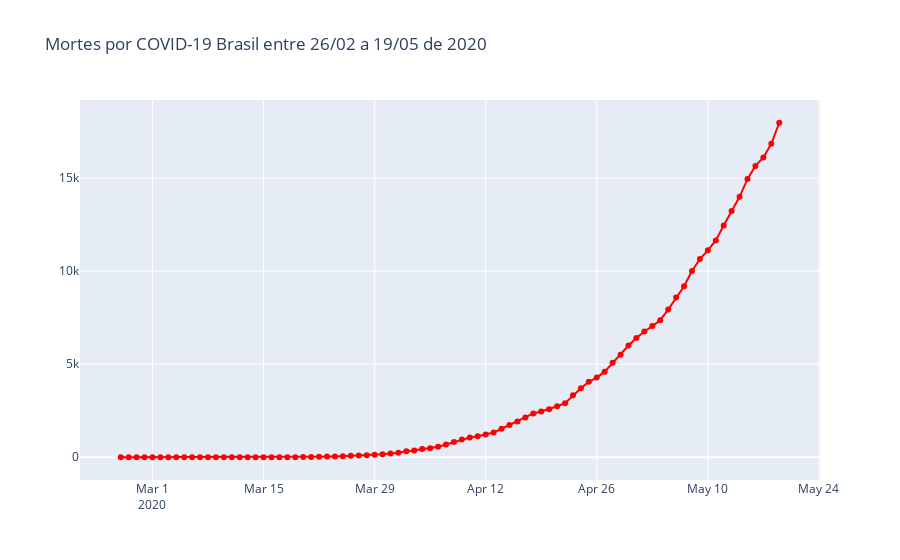

The code cell stored with this chart in its notebook:
### Code cell
# Construindo um gráfico para número de mortes.





fig=go.Figure()

fig.add_trace(
    
    go.Scatter(x=brasil.observationdate,y=brasil.deaths,name='Mortes',mode='lines+markers',line={'color':'red'})
)
#layout

fig.update_layout(title='Mortes por COVID-19 Brasil entre 26/02 a 19/05 de 2020')

fig.show()
